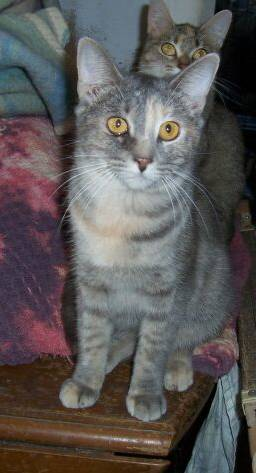
#> input picture images/cat.51.jpg, 256 x 473 px, given in place of wow.JPG, which was not available
$ python light_weight.py ../images/cat.51.jpg
#> lines starting #> are read from the running program, lines starting #| are printed output that depends on the picture; after the words box and inside, x2 and y2 are one past the last pixel; in counts of white or black regions, pixels touching at a corner belong together; pictures that were not available may be replaced by others from this repository, and a replacement may not be noted
#> in main, img is the input picture: shape (473, 256, 3); mean B, G, R 86.9, 87.4, 91
import cv2
import numpy as np
import math
from scipy import ndimage

import sys
import matplotlib.pyplot as plt
from PIL import Image

###############################################
###############전역 변수 설정###################
##############################################

############모폴리지##########################
MORPH_KERNEL_SIZE = 10  # 모폴로지 커널 사이즈
morph_kernel = np.ones((MORPH_KERNEL_SIZE, MORPH_KERNEL_SIZE), np.uint8)  # 모폴리지처리용 커널 선언

###########스레숄드##########################
MIN_THRESH = 100  # 스레숄드 연산에 사용될 최소값
MAX_THRESH = 255  # 스레숄드 연산에 사용될 최대값

########적응형스레숄드#########################
ADPT_THRESH = 250  # adaptiveThreshold에 의해 계산된 문턱값과
# thresholdType에 의해 픽셀에 적용될 최대값
ADPT_BLOCKSIZE = 3
WEIGHTED_C = 20


#############CANNY##########################
MIN_CANNY = 50  # MIN_CANNY 이하에 포함된 가장자리에서 제외
MAX_CANNY = 150  # MAX_CANNY 이상에 포함된 가장자리는 가장자리로 간주
APERTURE_SIZE = 3 #canny aperture size
SOBEL_KERNEL_SIZE = 3  # Canny에서의 커널 크기 / Sobel마스크의 Aperture Size를 의미
# == apertureSize

###########BLUR###########################
GAUSSIAN_KERNEL_SIZE = 5  # 가우시안블러의 커널 크기 / 보통 5를 사용


##########erosion##########################
EROSION_ITER1 = 1  # erosion 반복횟수
EROSION_ITER2 = 2
EROSION_ITER3 = 3
EROSION_ITER4 = 4
EROSION_ITER5 = 5
EROSION_KERNEL_SIZE = 2 #erosion 커널사이즈
erosion_kernel = np.ones((EROSION_KERNEL_SIZE, EROSION_KERNEL_SIZE), np.uint8)

##########dilation#########################
DILATION_ITER1 = 1  # dilation 반복횟수
DILATION_ITER2 = 2
DILATION_ITER3 = 3
DILATION_ITER4 = 4
DILATION_ITER5 = 5
DILATION_KERNEL_SIZE = 2 #dilation 커널사이즈
dilation_kernel = np.ones((DILATION_KERNEL_SIZE, DILATION_KERNEL_SIZE), np.uint8)
###########################################
MARGIN_FOR_SLICEDIMG = 1.15


######################################################
###################전처리 함수 영역#####################
######################################################
def Gray(img_param):
    gray = cv2.cvtColor(img_param, cv2.COLOR_BGR2GRAY)
    print('Gray 진행')
    return gray

def binary_Threshold(img_param):
    ret, dst = cv2.threshold(img_param, MIN_THRESH, MAX_THRESH, cv2.THRESH_BINARY)
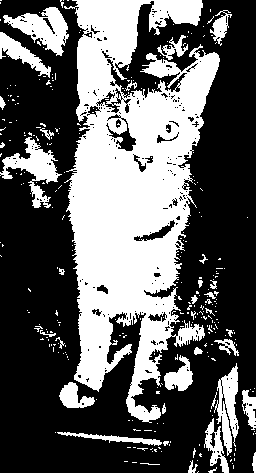
#> dst: shape (473, 256); 37.8% white; 302 white regions (266 under 20 px), largest, box (x1, y1, x2, y2) and area: (64, 0, 220, 423) 36077, (0, 137, 62, 208) 1522, (3, 7, 69, 56) 1491
#> ret = 100
    print('이진화 진행')
    return dst

def Blur(img_param):
    blur = cv2.GaussianBlur(img_param, (GAUSSIAN_KERNEL_SIZE, GAUSSIAN_KERNEL_SIZE), 0)
    print('Blur 진행')
    return blur

def morph_GRADIENT(img_param):
    morph_G = cv2.morphologyEx(img_param, cv2.MORPH_GRADIENT, morph_kernel)
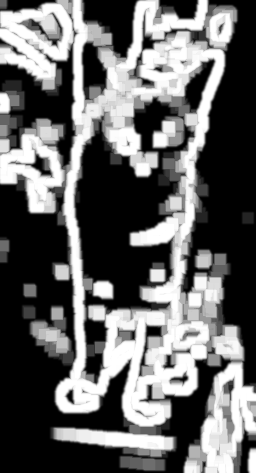
#> morph_G: shape (473, 256); min 0, max 255, mean 102
    print('Morphology Gradient 진행')
    return morph_G

def adaptive_Threshold(img_param):
    adapt_th = cv2.adaptiveThreshold(img_param, ADPT_THRESH, cv2.ADAPTIVE_THRESH_MEAN_C, cv2.THRESH_BINARY, ADPT_BLOCKSIZE, WEIGHTED_C)
#> adapt_th: shape (473, 256); values 0 (black) and 250 (white), 98.2% white; black in thin lines or dots
    # cv2.ADAPTIVE_THRESH_MEAN_C == 0
    # cv2.ADAPTIVE_THRESH_GAUSSIAN_C == 1
    print('adaptive threshold')
    return adapt_th

def morph_CLOSE(img_param):
    morph_C = cv2.morphologyEx(img_param, cv2.MORPH_CLOSE, morph_kernel)
#> morph_C: shape (473, 256); every value is 250
    print('Morphology CLOSE 진행')
    return morph_C

def Canny(img_param):
    edges = cv2.Canny(img_param, MIN_CANNY, MAX_CANNY, apertureSize=APERTURE_SIZE)
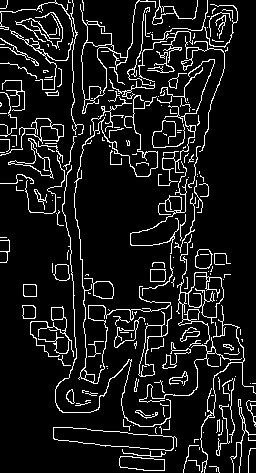
#> edges: shape (473, 256); 9.9% white in thin lines or dots
    print('CANNY EDGES 진행')
    return edges

def Erosion(img_param, iter):
    erode = cv2.erode(img_param, erosion_kernel, iterations=iter)
    #print('erosion', iter, '번 진행')
    return erode

def Dilatation(img_param, iter):
    dil = cv2.dilate(img_param, dilation_kernel, iter)
    #print('dilation', iter, '번 진행')
    return dil

###################################################################

def namestr(obj, namespace):
    return [name for name in namespace if namespace[name] is obj]

def Display(argv):
    count = 0
    nrows = 6
    ncols = 6
    plt.figure(figsize=(8, 8))
    for n in range(len(argv)):
        count += 1
        plt.subplot(nrows, ncols, count)
        #plt.title(img_array_name[n])
        #plt.imshow(argv[n], cmap='Greys_r')
        plt.imshow(argv[n])
    plt.tight_layout()
    plt.show()
img_array_name = []


def main(argv):
    img = cv2.imread(argv)
    gray = Gray(img)
    bt = binary_Threshold(gray)
    blur = Blur(bt)
    mg = morph_GRADIENT(blur)
    at = adaptive_Threshold(mg)
    mc = morph_CLOSE(at)
    canny = Canny(mg)
    cv2.imshow('daa', mg)
    cv2.waitKey(0)
    cv2.destroyAllWindows()

    contours, hierarchy = cv2.findContours(canny, cv2.RETR_LIST, cv2.CHAIN_APPROX_SIMPLE)
#> contours = 293 contours, 214 with area under 20; largest, box (x1, y1, x2, y2) and area: (53, 427, 177, 451) 1653, (53, 427, 174, 451) 1647, (80, 0, 156, 114) 1354, (176, 234, 224, 344) 1239, (81, 42, 114, 101) 1130
    print(len(contours))
#| 293
    plt.imshow(img)
    plt.show()
    c = 0
    HorW = []
    print('\n')
    for cnt in contours:
        x, y, w, h = cv2.boundingRect(cnt)
        print(c + 1, '번째 컨투어스 좌표(1)', cv2.boundingRect(cnt))
        c = c + 1
        if w >= h:
            HorW.append(w)
        else:
            HorW.append(h)
        hull = cv2.convexHull(cnt)
        convexHull = cv2.drawContours(canny, [hull], 0, (125, 125, 125), thickness=-1)
#> this loop made 293 passes
#> (x, y, w, h) on passes 1, 3, 4: (209, 466, 11, 7), (119, 456, 46, 15), (119, 456, 46, 15)
#| 1 번째 컨투어스 좌표(1) (209, 466, 11, 7)
#| 2 번째 컨투어스 좌표(1) (188, 460, 12, 11)
#| 3 번째 컨투어스 좌표(1) (119, 456, 46, 15)
#| 4 번째 컨투어스 좌표(1) (119, 456, 46, 15)
#| 5 번째 컨투어스 좌표(1) (216, 449, 4, 7)
#| 6 번째 컨투어스 좌표(1) (175, 450, 1, 1)
#| 7 번째 컨투어스 좌표(1) (122, 449, 44, 8)
#| 8 번째 컨투어스 좌표(1) (248, 448, 8, 25)
#> (further printed lines are left out)
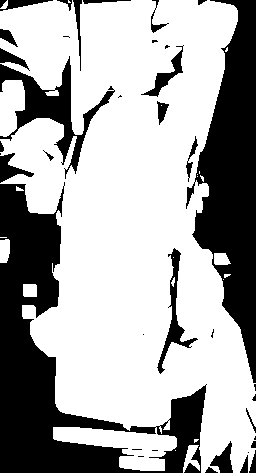
#> canny: shape (473, 256); values 0 (black) and 125 (white), 66.7% white; 39 black regions (14 under 20 px)
#> after the loop, HorW = 293 values, max 289 at index 213, min 1 at index 5, mean 19.76; c = 293
    print('넓이와 높이 중 최대값 : ', max(HorW))
#| 넓이와 높이 중 최대값 :  289
    print('contours 개수(1) : ', c)
#| contours 개수(1) :  293

    #plt.imshow(canny)
    #plt.show()
    plt.imshow(convexHull, cmap='Greys_r')
    plt.show()
    print('fill convexhull')

    n_contours, n_hierarchy = cv2.findContours(convexHull, cv2.RETR_EXTERNAL, cv2.CHAIN_APPROX_SIMPLE)
#> n_contours = 19 contours, 12 with area under 20; largest, box (x1, y1, x2, y2) and area: (0, 0, 256, 473) 79195, (0, 80, 25, 137) 1040, (0, 239, 10, 263) 188, (183, 445, 200, 473) 186, (23, 284, 37, 297) 155, (214, 253, 231, 265) 146, (0, 0, 8, 9) 26; n_hierarchy = 19 rows, first 6: [1, -1, -1, -1], [2, 0, -1, -1], [3, 1, -1, -1], [4, 2, -1, -1], [5, 3, -1, -1], [6, 4, -1, -1]
    n_c = 0
    n_HorW = []
    rects = []
    im_w = canny.shape[1]
#> im_w = 256


    for cnt in n_contours:
        x, y, w, h = cv2.boundingRect(cnt)
        print(n_c + 1, '번째 컨투어스의 좌표', cv2.boundingRect(cnt))
        cv2.rectangle(img, (x, y), (x + w, y + h), (255, 0, 0), 1)
        blocking = cv2.drawContours(img, n_contours, -1, (0, 0, 255), 1)
        n_c = n_c + 1
        if w >= h:
            n_HorW.append(w)
        else:
            n_HorW.append(h)

        y2 = round(y/10)*10
        index = y2 * im_w + x
        rects.append((index, x, y, w, h))
#> this loop made 19 passes
#> (x, y, w, h, y2, index) on passes 1, 2, 3, 4, 5, 6, 7, 8, 10, 11, 12, 13: (175, 450, 1, 1, 450, 115375), (183, 445, 17, 28, 440, 112823), (194, 439, 5, 4, 440, 112834), (23, 284, 14, 13, 280, 71703), (223, 279, 1, 1, 280, 71903), (224, 274, 7, 4, 270, 69344), (214, 253, 17, 12, 250, 64214), (0, 239, 10, 24, 240, 61440), (16, 186, 8, 5, 190, 48656), (197, 176, 1, 1, 180, 46277), (200, 175, 4, 7, 180, 46280), (197, 174, 1, 1, 170, 43717)
#> (cnt, x, y, w, h, y2, index) on passes 9, 14, 17: ([[0, 237], [6, 237]], 0, 237, 7, 1, 240, 61440), ([[199, 171], [199, 173]], 199, 171, 1, 3, 170, 43719), ([[68, 0], [68, 2], [70, 2]], 68, 0, 3, 3, 0, 68)
#| 1 번째 컨투어스의 좌표 (175, 450, 1, 1)
#| 2 번째 컨투어스의 좌표 (183, 445, 17, 28)
#| 3 번째 컨투어스의 좌표 (194, 439, 5, 4)
#| 4 번째 컨투어스의 좌표 (23, 284, 14, 13)
#| 5 번째 컨투어스의 좌표 (223, 279, 1, 1)
#| 6 번째 컨투어스의 좌표 (224, 274, 7, 4)
#| 7 번째 컨투어스의 좌표 (214, 253, 17, 12)
#| 8 번째 컨투어스의 좌표 (0, 239, 10, 24)
#> (further printed lines are left out)
#> pass 1, in main, `blocking = cv2.drawContours(img, n_contours, -1, (0, 0, 255), 1)`:
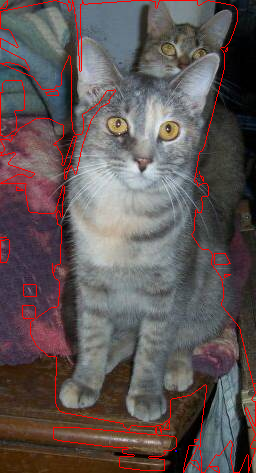
#> blocking: shape (473, 256, 3); mean B, G, R 84.9, 85.5, 96.2
#> after the loop, n_HorW = [1, 28, 5, 14, 1, 7, 17, 24, 7, 8, 1, 7, 1, 3, 57, 5, 3, 473, 9]; n_c = 19; rects = 19 items, first 6: (115375, 175, 450, 1, 1), (112823, 183, 445, 17, 28), (112834, 194, 439, 5, 4), (71703, 23, 284, 14, 13), (71903, 223, 279, 1, 1), (69344, 224, 274, 7, 4)


    rects = sorted(rects, key=lambda x:x[0])
#> rects = 19 items, first 6: (0, 0, 0, 256, 473), (0, 0, 0, 8, 9), (68, 68, 0, 3, 3), (13025, 225, 47, 3, 5), (20480, 0, 80, 25, 57), (43717, 197, 174, 1, 1)

    spcc = np.zeros((28, 28))
    X = []
    imgList = []
    count = 0
    for i, r in enumerate(rects):
        index, x, y, w, h = r
        num = bt[y:y+h, x:x+w]
        num = 255 - num
        #print('flag1aaaa', i, r)
        count = count + 1

        #imgList.append(num)


        ww = round((w if w > h else h) * MARGIN_FOR_SLICEDIMG)
        #margin_for_slicedImg
        spc = np.zeros((ww, ww))
        wy = (ww-h)//2
        wx = (ww-w)//2

        spc[wy:wy+h, wx:wx+w] = num
        print(spc.shape)
        if h or w < 28:
            num = cv2.resize(spc, (28, 28), interpolation=cv2.INTER_AREA)
        else:
            num = cv2.resize(spc, (28, 28), interpolation=cv2.INTER_LINEAR)


        imgList.append(num)
#> this loop made 19 passes
#> r on passes 5 to 16: (20480, 0, 80, 25, 57), (43717, 197, 174, 1, 1), (43719, 199, 171, 1, 3), (46277, 197, 176, 1, 1), (46280, 200, 175, 4, 7), (48656, 16, 186, 8, 5), (61440, 0, 239, 10, 24), (61440, 0, 237, 7, 1), (64214, 214, 253, 17, 12), (69344, 224, 274, 7, 4), (71703, 23, 284, 14, 13), (71903, 223, 279, 1, 1)
#> (index, x, y, w, h, ww, wy, wx) on passes 1 to 2: (0, 0, 0, 256, 473, 544, 35, 144), (0, 0, 0, 8, 9, 10, 0, 1)
#| (544, 544)
#| (10, 10)
#| (3, 3)
#| (6, 6)
#| (66, 66)
#| (1, 1)
#| (3, 3)
#| (1, 1)
#> (further printed lines are left out)
#> pass 1, in main, `num = cv2.resize(spc, (28, 28), interpolation=cv2.INTER_AREA)`:
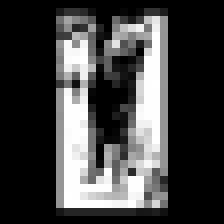
#> num: shape (28, 28) float64 (shown 8 times larger); min 0, max 255, mean 64.9; drawn with min black and max white
#> after the loop: num: shape (28, 28) float64; every value is 255

        #print('list(1)', np.nditer(imgList))
        #print('num(1)', np.nditer(num))
        #print('rects(1)', np.nditer(rects))
    print(count)
#| 19


    for i in range(count):

        #np.ravel(num, order='C')
        #dd = np.array(num)
        #num = np.arange(784).reshape(28, 28)

        num = Dilatation(imgList[i], DILATION_ITER1)

        #print('flag1', i, r)
        #print('rect=', rects)

        imgList.append(num)
        # [6 lines of commented-out code are left out]
        X.append(num)
#> this loop made 19 passes
#> pass 2, in Dilatation (call 2), `dil = cv2.dilate(img_param, dilation_kernel, iter)`:
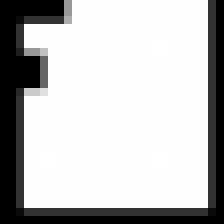
#> dil: shape (28, 28) float64 (shown 8 times larger); min 0, max 255, mean 190.1; drawn with min black and max white


    param = np.array(X)
    Display(imgList)
#> the loop in Display, `for n in range(len(argv)):` made 37 passes
    #for i in len(np.ndenumerate(imgList)):
    #    param = Dilatation(imgList, 1)

    return param
'''
    def main2(num):
        for i in num:
            X = []
            X.append(num)
            param = np.array(X)
        return param
'''

#> (the run stopped early here; a loop or call above may not have finished)

$ run again, on images/cat.52.jpg
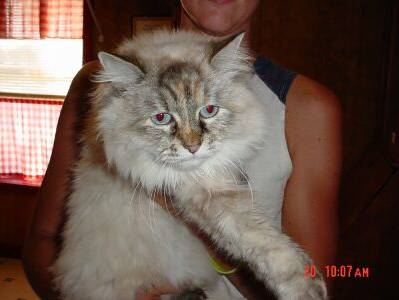
#> input picture images/cat.52.jpg, 399 x 300 px, given in place of wow.JPG, which was not available
#> in main, img is the input picture: shape (300, 399, 3); mean B, G, R 77.9, 87.8, 108.1
#> in binary_Threshold, `ret, dst = cv2.threshold(img_param, MIN_THRESH, MAX_THRESH, cv2.THRESH..`:
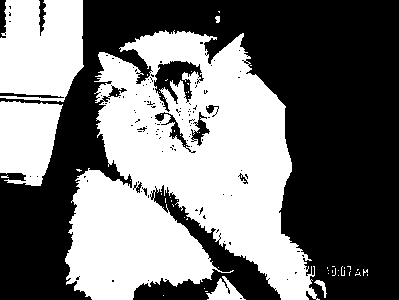
#> dst: shape (300, 399); 46.1% white; 56 white regions (50 under 20 px), largest, box (x1, y1, x2, y2) and area: (65, 30, 320, 300) 42895, (0, 0, 84, 102) 7430, (0, 101, 63, 186) 4130, (206, 276, 246, 300) 464, (314, 280, 327, 298) 76, (215, 16, 220, 23) 28
#> ret = 100
#> adapt_th: shape (300, 399); values 0 (black) and 250 (white), 99.3% white; black in thin lines or dots
#> morph_C: shape (300, 399); every value is 250
#> edges: shape (300, 399); 5.5% white in thin lines or dots
#> contours = 128 contours, 97 with area under 20; largest, box (x1, y1, x2, y2) and area: (140, 37, 206, 72) 1162, (140, 37, 205, 63) 1057, (105, 57, 215, 159) 722, (234, 169, 254, 190) 348, (234, 169, 254, 190) 338
#| 128
#> the loop in main, `for cnt in contours:` made 128 passes
#> (x, y, w, h) on passes 3, 4, 5, 6, 7, 9, 11, 13: (305, 289, 11, 11), (79, 287, 1, 1), (202, 284, 10, 7), (213, 284, 26, 16), (138, 283, 75, 17), (301, 279, 6, 21), (107, 275, 13, 13), (271, 272, 15, 28)
#> (printed output is left out)
#> after the loop in main, `for cnt in contours:`: HorW = 128 values, max 274 at index 119, min 1 at index 3, mean 25.9; c = 128
#| 넓이와 높이 중 최대값 :  274
#| contours 개수(1) :  128
#> n_contours = 12 contours; largest, box (x1, y1, x2, y2) and area: (61, 6, 374, 300) 48824, (0, 0, 89, 108) 5604, (0, 106, 68, 191) 4652, (185, 220, 276, 300) 1584, (175, 189, 249, 254) 1132; n_hierarchy = [[1, -1, -1, -1], [2, 0, -1, -1], [3, 1, -1, -1], [4, 2, -1, -1], [5, 3, -1, -1], [6, 4, -1, -1], [7, 5, -1, -1], [8, 6, -1, -1], [9, 7, -1, -1], [10, 8, -1, -1], [11, 9, -1, -1], [-1, 10, -1, -1]]
#> the loop in main, `for cnt in n_contours:` made 12 passes
#> (x, y, w, h, y2, index) on passes 1, 2, 4, 5, 6, 7, 8, 9: (305, 289, 11, 11, 290, 116015), (213, 284, 26, 16, 280, 111933), (271, 272, 15, 28, 270, 108001), (250, 254, 22, 17, 250, 100000), (185, 220, 91, 80, 220, 87965), (157, 194, 28, 26, 190, 75967), (175, 189, 74, 65, 190, 75985), (0, 106, 68, 85, 110, 43890)
#> (printed output is left out)
#> after the loop in main, `for cnt in n_contours:`: n_HorW = [11, 26, 13, 28, 22, 91, 28, 74, 85, 313, 108, 44]; n_c = 12; rects = 12 items, first 6: (116015, 305, 289, 11, 11), (111933, 213, 284, 26, 16), (111827, 107, 275, 13, 13), (108001, 271, 272, 15, 28), (100000, 250, 254, 22, 17), (87965, 185, 220, 91, 80)
#> in main, `rects = sorted(rects, key=lambda x:x[0])`: rects = 12 items, first 6: (0, 0, 0, 89, 108), (0, 0, 0, 17, 44), (4051, 61, 6, 313, 294), (43890, 0, 106, 68, 85), (75967, 157, 194, 28, 26), (75985, 175, 189, 74, 65)
#> the loop in main, `for i, r in enumerate(rects):` made 12 passes
#> (index, x, y, w, h, ww, wy, wx) on passes 1 to 8: (0, 0, 0, 89, 108, 124, 8, 17), (0, 0, 0, 17, 44, 51, 3, 17), (4051, 61, 6, 313, 294, 360, 33, 23), (43890, 0, 106, 68, 85, 98, 6, 15), (75967, 157, 194, 28, 26, 32, 3, 2), (75985, 175, 189, 74, 65, 85, 10, 5), (87965, 185, 220, 91, 80, 105, 12, 7), (100000, 250, 254, 22, 17, 25, 4, 1)
#> (printed output is left out)
#| 12
#> the loop in main, `for i in range(count):  #np.ravel(num, order='C')` made 12 passes
#> pass 3, in Dilatation (call 3), `dil = cv2.dilate(img_param, dilation_kernel, iter)`:
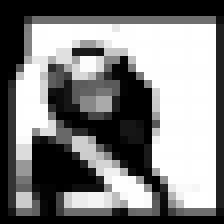
#> dil: shape (28, 28) float64 (shown 8 times larger); min 0, max 255, mean 127.8; drawn with min black and max white
#> the loop in Display, `for n in range(len(argv)):` made 24 passes

$ run again, on images/cat.53.jpg
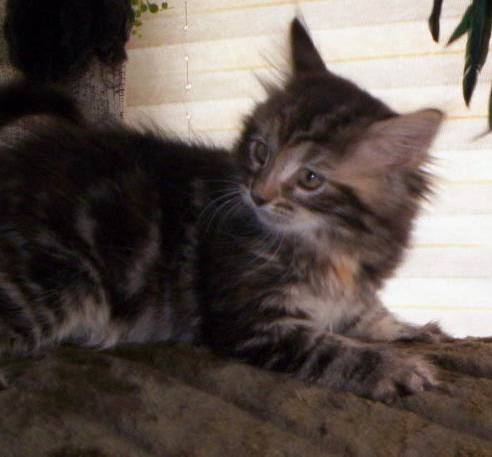
#> input picture images/cat.53.jpg, 492 x 457 px, given in place of wow.JPG, which was not available
#> in main, img is the input picture: shape (457, 492, 3); mean B, G, R 78.8, 84.2, 95.1
#> in binary_Threshold, `ret, dst = cv2.threshold(img_param, MIN_THRESH, MAX_THRESH, cv2.THRESH..`:
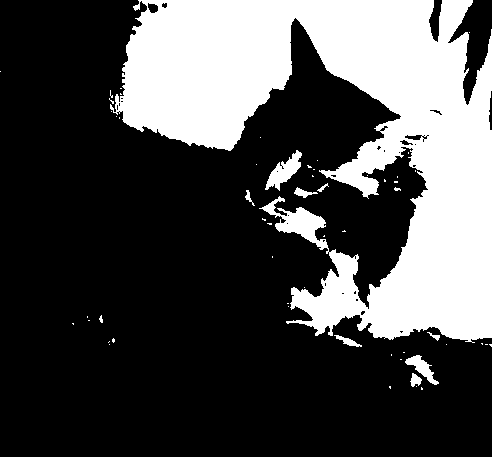
#> dst: shape (457, 492); 29.5% white; 56 white regions (46 under 20 px), largest, box (x1, y1, x2, y2) and area: (110, 0, 492, 343) 64662, (265, 150, 302, 191) 627, (405, 355, 439, 385) 366
#> ret = 100
#> adapt_th: shape (457, 492); values 0 (black) and 250 (white), 99.6% white; black in thin lines or dots, all inside (x1, y1, x2, y2) = (94, 0, 492, 394)
#> morph_C: shape (457, 492); every value is 250
#> edges: shape (457, 492); 2.8% white in thin lines or dots, all inside (x1, y1, x2, y2) = (67, 0, 492, 396)
#> contours = 117 contours, 74 with area under 20; largest, box (x1, y1, x2, y2) and area: (296, 257, 368, 330) 1452, (296, 257, 358, 326) 1400, (401, 351, 444, 396) 1314, (401, 351, 444, 396) 1289, (241, 117, 422, 298) 1142
#| 117
#> the loop in main, `for cnt in contours:` made 117 passes
#> (x, y, w, h) on passes 1, 2, 3, 5, 6, 7, 9, 10: (384, 381, 13, 13), (384, 381, 13, 13), (415, 376, 5, 8), (419, 364, 8, 7), (419, 364, 9, 12), (415, 360, 4, 3), (401, 351, 43, 45), (401, 351, 43, 45)
#> (printed output is left out)
#> after the loop in main, `for cnt in contours:`: HorW = 117 values, max 287 at index 109, min 1 at index 13, mean 26.61; c = 117
#| 넓이와 높이 중 최대값 :  287
#| contours 개수(1) :  117
#> n_contours = 23 contours, 6 with area under 20; largest, box (x1, y1, x2, y2) and area: (118, 14, 492, 353) 55752, (425, 0, 492, 110) 4122, (401, 351, 444, 396) 1467, (127, 0, 173, 73) 968, (104, 58, 122, 120) 564; n_hierarchy = 23 rows, first 6: [1, -1, -1, -1], [2, 0, -1, -1], [3, 1, -1, -1], [4, 2, -1, -1], [5, 3, -1, -1], [6, 4, -1, -1]
#> the loop in main, `for cnt in n_contours:` made 23 passes
#> (x, y, w, h, y2, index) on passes 1 to 8: (384, 381, 13, 13, 380, 187344), (401, 351, 43, 45, 350, 172601), (386, 347, 25, 19, 350, 172586), (463, 341, 29, 11, 340, 167743), (469, 338, 1, 1, 340, 167749), (103, 334, 18, 17, 330, 162463), (67, 318, 13, 13, 320, 157507), (283, 312, 1, 1, 310, 152803)
#> (printed output is left out)
#> after the loop in main, `for cnt in n_contours:`: n_HorW = [13, 45, 25, 29, 1, 18, 13, 1, 17, 16, 13, 13, 2, 6, 22, 49, 62, 27, 7, 374, 110, 73, 21]; n_c = 23; rects = 23 items, first 6: (187344, 384, 381, 13, 13), (172601, 401, 351, 43, 45), (172586, 386, 347, 25, 19), (167743, 463, 341, 29, 11), (167749, 469, 338, 1, 1), (162463, 103, 334, 18, 17)
#> in main, `rects = sorted(rects, key=lambda x:x[0])`: rects = 23 items, first 6: (127, 127, 0, 46, 73), (129, 129, 0, 10, 21), (425, 425, 0, 67, 110), (5038, 118, 14, 374, 339), (9968, 128, 22, 6, 7), (14881, 121, 30, 8, 27)
#> the loop in main, `for i, r in enumerate(rects):` made 23 passes
#> r on passes 3 to 10: (425, 425, 0, 67, 110), (5038, 118, 14, 374, 339), (9968, 128, 22, 6, 7), (14881, 121, 30, 8, 27), (29624, 104, 58, 18, 62), (44764, 484, 86, 8, 49), (49625, 425, 105, 22, 16), (59151, 111, 121, 6, 4)
#> (printed output is left out)
#| 23
#> the loop in main, `for i in range(count):  #np.ravel(num, order='C')` made 23 passes
#> pass 3, in Dilatation (call 3), `dil = cv2.dilate(img_param, dilation_kernel, iter)`:
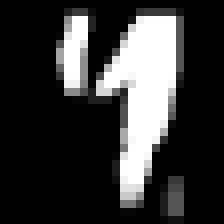
#> dil: shape (28, 28) float64 (shown 8 times larger); min 0, max 255, mean 54.7; drawn with min black and max white
#> the loop in Display, `for n in range(len(argv)):` made 37 passes
